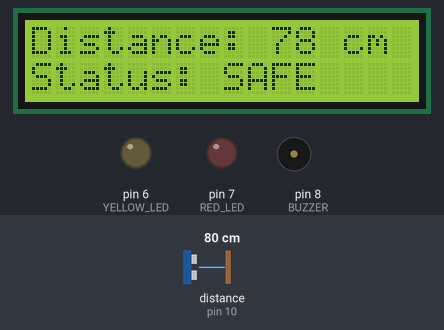
The program below on a simulated Arduino Uno, built with avr-gcc and run on an emulated ATmega328P. Shown: 16×2 character LCD, output pins drawn as LEDs (lit = HIGH), buzzer (waves = sounding). Wiring (from diagram.json): ultrasonic range finder: trigger pin 9; echo pin 10. The inputs (shaded band) are chosen by the test bench; at power-on: distance to the obstacle (sensor on pin 10) 80 cm. The echo pulse lasts 58.3 µs per cm; pins used as bus, display or sensor lines are not drawn.

Above: at 2.7 s.
2.8 s: distance to the obstacle (sensor on pin 10) set to 25 cm
At 3.7 s:
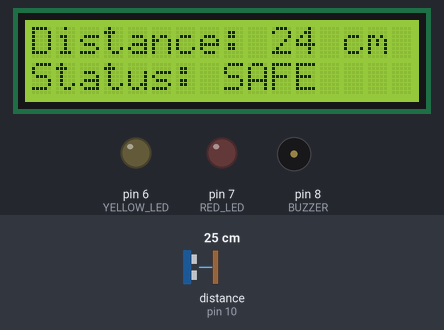
4.5 s: distance to the obstacle (sensor on pin 10) set to 19 cm
At 5.6 s:
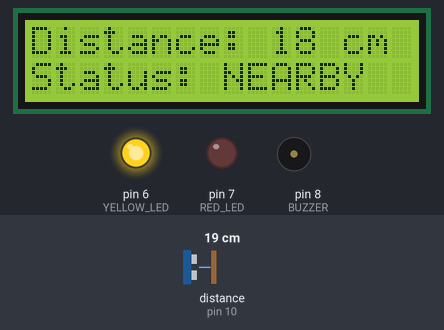
6.2 s: distance to the obstacle (sensor on pin 10) set to 13 cm
At 7.4 s:
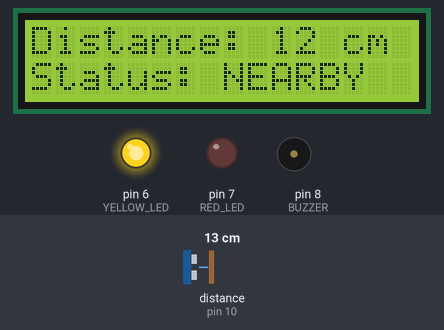
7.8 s: distance to the obstacle (sensor on pin 10) set to 10 cm
At 9.0 s:
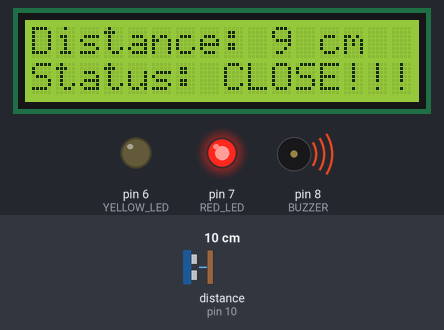
Timing chart, 0 to 10.4 s (numbered marks = the images above; inputs shaded):
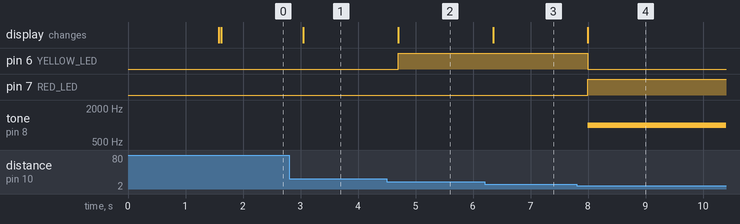

The program:

main.cpp
```cpp
#include <Arduino.h>

#include <Wire.h>
#include <LiquidCrystal_I2C.h>

// Initialize LCD (address 0x27, 16x2)
LiquidCrystal_I2C lcd(0x27, 16, 2);

#define TRIG_PIN 9
#define ECHO_PIN 10
#define YELLOW_LED 6
#define RED_LED 7
#define BUZZER 8

long duration;
int distance;

void setup() {
  pinMode(TRIG_PIN, OUTPUT);
  pinMode(ECHO_PIN, INPUT);
  pinMode(YELLOW_LED, OUTPUT);
  pinMode(RED_LED, OUTPUT);
  pinMode(BUZZER, OUTPUT);

  lcd.init();
  lcd.backlight();
  lcd.setCursor(0, 0);
  lcd.print("Reverse Assist");
  delay(1500);
  lcd.clear();
}

void loop() {
  // Send ultrasonic pulse
  digitalWrite(TRIG_PIN, LOW);
  delayMicroseconds(2);
  digitalWrite(TRIG_PIN, HIGH);
  delayMicroseconds(10);
  digitalWrite(TRIG_PIN, LOW);

  // Measure the echo time
  duration = pulseIn(ECHO_PIN, HIGH);
  distance = duration * 0.034 / 2; // Convert to cm

  // Display distance
  lcd.setCursor(0, 0);
  lcd.print("Distance: ");
  lcd.print(distance);
  lcd.print(" cm   ");

  // Check distance range
  if (distance > 20) {
    // Safe
    lcd.setCursor(0, 1);
    lcd.print("Status: SAFE     ");
    digitalWrite(YELLOW_LED, LOW);
    digitalWrite(RED_LED, LOW);
    tone(BUZZER, LOW);
  }
  else if (distance > 10 && distance <= 20) {
    // Nearby
    lcd.setCursor(0, 1);
    lcd.print("Status: NEARBY   ");
    digitalWrite(YELLOW_LED, HIGH);
    digitalWrite(RED_LED, LOW);
    tone(BUZZER, LOW);
  }
  else if (distance <= 10) {
    // Very Close
    lcd.setCursor(0, 1);
    lcd.print("Status: CLOSE!!! ");
    digitalWrite(YELLOW_LED, LOW);
    digitalWrite(RED_LED, HIGH);
    tone(BUZZER, 1000);
  }

  delay(200); // small delay for stability
}
```

Measured:
- the behaviour switches between 22 and 21 cm on distance to the obstacle (sensor on pin 10) (found by bisection; images 1 and 2)
- the behaviour switches between 12 and 11 cm on distance to the obstacle (sensor on pin 10) (found by bisection; images 3 and 4)
- after the input at 2.8 s, the display: changes after 0.25 s (image 1)
- after the input at 4.5 s, pin 6 (YELLOW_LED): LOW → HIGH after 0.20 s; the display: changes after 0.20 s (image 2)
- after the input at 6.2 s, the display: changes after 0.15 s (image 3)
- after the input at 7.8 s, pin 6 (YELLOW_LED): HIGH → LOW after 0.19 s; pin 7 (RED_LED): LOW → HIGH after 0.19 s; tone on pin 8 (BUZZER): silent → 1000 Hz after 0.19 s; the display: changes after 0.19 s (image 4)
